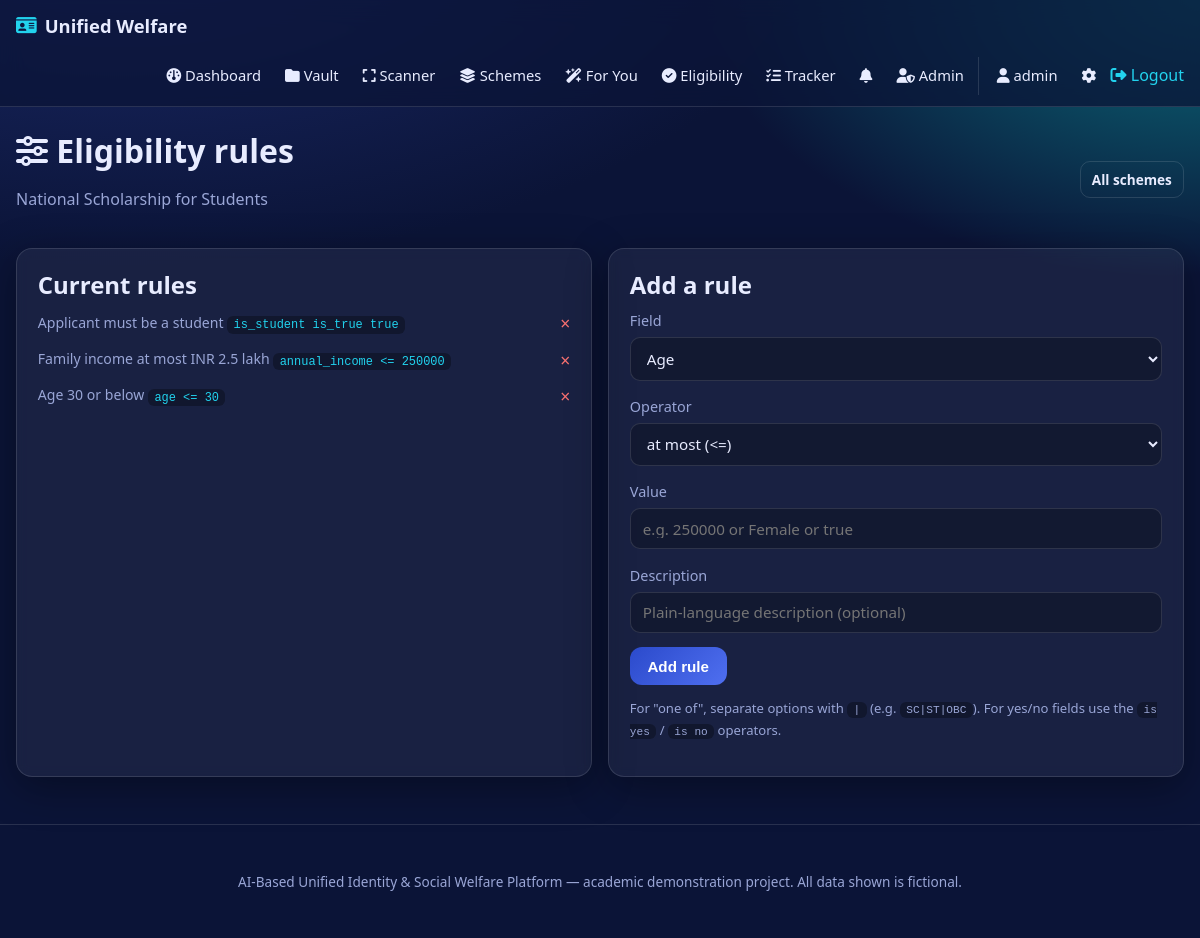
Screenshot of /admin/schemes/1/rules (signed in) with the database file from the repository.
### models.py (models this page shows, shortened)
class User(UserMixin, db.Model):
    __tablename__ = "users"
    id = db.Column(db.Integer, primary_key=True)
    username = db.Column(db.String(80), unique=True, nullable=False, index=True)
    email = db.Column(db.String(120), unique=True, nullable=False, index=True)
    password_hash = db.Column(db.String(255), nullable=False)
    role = db.Column(db.String(20), nullable=False, default="user")  # user | admin
    account_active = db.Column(db.Boolean, nullable=False, default=True)
    full_name = db.Column(db.String(120))
    age = db.Column(db.Integer)
    gender = db.Column(db.String(20))
    annual_income = db.Column(db.Integer)          # in INR
    social_category = db.Column(db.String(20))     # General / OBC / SC / ST / EWS
    occupation = db.Column(db.String(80))
    state = db.Column(db.String(80))
    is_student = db.Column(db.Boolean, default=False)
    is_farmer = db.Column(db.Boolean, default=False)
    is_differently_abled = db.Column(db.Boolean, default=False)
    created_at = db.Column(db.DateTime, default=_now)
    updated_at = db.Column(db.DateTime, default=_now, onupdate=_now)
    documents = db.relationship("Document", backref="owner", lazy=True,
                                cascade="all, delete-orphan")
    recommendations = db.relationship("Recommendation", backref="user", lazy=True,
                                      cascade="all, delete-orphan")
    eligibility_checks = db.relationship("EligibilityCheck", backref="user", lazy=True,
                                         cascade="all, delete-orphan")
    applications = db.relationship("Application", backref="user", lazy=True,
                                   cascade="all, delete-orphan")
    notifications = db.relationship("Notification", backref="user", lazy=True,
                                    cascade="all, delete-orphan")
    @property
    def is_admin(self):
        return self.role == "admin"
    @property
    def is_active(self):
        return bool(self.account_active)

class Scheme(db.Model):
    __tablename__ = "schemes"
    id = db.Column(db.Integer, primary_key=True)
    scheme_name = db.Column(db.String(150), nullable=False)
    category = db.Column(db.String(60), nullable=False, index=True)
    description = db.Column(db.Text, nullable=False)
    benefits = db.Column(db.Text)
    official_url = db.Column(db.String(255))
    required_documents = db.Column(db.Text)   # comma-separated list
    is_active = db.Column(db.Boolean, default=True)
    created_at = db.Column(db.DateTime, default=_now)
    updated_at = db.Column(db.DateTime, default=_now, onupdate=_now)
    rules = db.relationship("EligibilityRule", backref="scheme", lazy=True,
                            cascade="all, delete-orphan")

class EligibilityRule(db.Model):
    __tablename__ = "eligibility_rules"
    id = db.Column(db.Integer, primary_key=True)
    scheme_id = db.Column(db.Integer, db.ForeignKey("schemes.id"),
                          nullable=False, index=True)
    field = db.Column(db.String(60), nullable=False)      # e.g. age, annual_income
    operator = db.Column(db.String(20), nullable=False)   # <=, >=, ==, in, is_true
    value = db.Column(db.String(120), nullable=False)     # compared value(s)
    description = db.Column(db.String(200))               # human-readable rule

### routes/admin.py (the view, shortened to what this page needs)
@admin_bp.route("/schemes/<int:scheme_id>/rules", methods=["GET", "POST"])
def scheme_rules(scheme_id):
    scheme = Scheme.query.get_or_404(scheme_id)
    form = RuleForm()
    return render_template("admin/scheme_rules.html", scheme=scheme, form=form)

### forms.py
class RuleForm(FlaskForm):
    field = SelectField("Field", choices=[
        ("age", "Age"),
        ("annual_income", "Annual income"),
        ("gender", "Gender"),
        ("social_category", "Social category"),
        ("occupation", "Occupation"),
        ("state", "State"),
        ("is_student", "Is student"),
        ("is_farmer", "Is farmer"),
        ("is_differently_abled", "Is differently abled"),
    ], validators=[DataRequired()])
    operator = SelectField("Operator", choices=[
        ("<=", "at most (<=)"),
        (">=", "at least (>=)"),
        ("<", "below (<)"),
        (">", "above (>)"),
        ("==", "equals (==)"),
        ("!=", "not equal (!=)"),
        ("in", "one of (a|b|c)"),
        ("is_true", "is yes"),
        ("is_false", "is no"),
    ], validators=[DataRequired()])
    value = StringField("Value", validators=[DataRequired(), Length(max=120)])
    description = StringField("Description", validators=[Optional(), Length(max=200)])
    submit = SubmitField("Add rule")

### routes/admin.py (called while the page is built)
@admin_bp.before_request
@login_required
def _guard():
    if not current_user.is_admin:
        abort(403)

### templates/admin/scheme_rules.html (shortened to what this page needs)
{% extends "base.html" %}
{% from "_macros.html" import field %}
{% block content %}
<div class="page-head row-between">
  <div><h1><i class="fa-solid fa-sliders"></i> Eligibility rules</h1>
    <p class="muted">{{ scheme.scheme_name }}</p></div>
  <a class="btn btn-ghost btn-small" href="{{ url_for('admin.schemes') }}">All schemes</a>
</div>
<div class="grid grid-2">
  <div class="card">
    <h2>Current rules</h2>
    {% if scheme.rules %}
      <ul class="rules">
        {% for r in scheme.rules %}
          <li class="row-between">
            <span>{{ r.description or (r.field ~ ' ' ~ r.operator ~ ' ' ~ r.value) }}
              <code>{{ r.field }} {{ r.operator }} {{ r.value }}</code></span>
            <form method="post" class="inline"
                  action="{{ url_for('admin.rule_delete', rule_id=r.id) }}">
              <button class="link-btn danger">&times;</button>
            </form>
          </li>
        {% endfor %}
      </ul>
    {% else %}
      <p class="muted">No rules yet — this scheme will match most applicants.</p>
    {% endif %}
  </div>
  <div class="card">
    <h2>Add a rule</h2>
    <form method="post" novalidate>
      {{ field(form.field) }}
      {{ field(form.operator) }}
      {{ field(form.value, "e.g. 250000 or Female or true") }}
      {{ field(form.description, "Plain-language description (optional)") }}
      {{ form.submit(class="btn") }}
    </form>
    <p class="hint">For "one of", separate options with <code>|</code>
       (e.g. <code>SC|ST|OBC</code>). For yes/no fields use the
       <code>is yes</code> / <code>is no</code> operators.</p>
  </div>
</div>
{% endblock %}

### templates/base.html (shortened to what this page needs)
<!doctype html>
<html lang="en">
<head>
  <link rel="stylesheet"
        href="https://cdnjs.cloudflare.com/ajax/libs/font-awesome/6.5.1/css/all.min.css">
  <link rel="stylesheet" href="{{ url_for('static', filename='css/style.css') }}">
</head>
<body>
<nav class="navbar">
  <div class="nav-inner">
    <a class="brand" href="{{ url_for('main.index') }}">
      <i class="fa-solid fa-id-card"></i> <span>Unified Welfare</span>
    </a>
    <div class="nav-links">
      {% if current_user.is_authenticated %}
        <a href="{{ url_for('main.dashboard') }}"><i class="fa-solid fa-gauge"></i> Dashboard</a>
        <a href="{{ url_for('documents.list_documents') }}"><i class="fa-solid fa-folder"></i> Vault</a>
        <a href="{{ url_for('scanner.list_scanner') }}"><i class="fa-solid fa-expand"></i> Scanner</a>
        <a href="{{ url_for('schemes.explore') }}"><i class="fa-solid fa-layer-group"></i> Schemes</a>
        <a href="{{ url_for('recommendations.index') }}"><i class="fa-solid fa-wand-magic-sparkles"></i> For You</a>
        <a href="{{ url_for('eligibility.check') }}"><i class="fa-solid fa-circle-check"></i> Eligibility</a>
        <a href="{{ url_for('applications.list_applications') }}"><i class="fa-solid fa-list-check"></i> Tracker</a>
        <a href="{{ url_for('main.notifications') }}" class="bell">
          <i class="fa-solid fa-bell"></i>
        </a>
        {% if current_user.is_admin %}
          <a href="{{ url_for('admin.dashboard') }}"><i class="fa-solid fa-user-shield"></i> Admin</a>
        {% endif %}
        <div class="nav-user">
          <a href="{{ url_for('auth.profile') }}"><i class="fa-solid fa-user"></i> {{ current_user.username }}</a>
          <a href="{{ url_for('main.settings') }}" title="Settings"><i class="fa-solid fa-gear"></i></a>
          <form method="post" action="{{ url_for('auth.logout') }}" class="inline">
            <button type="submit" class="link-btn"><i class="fa-solid fa-right-from-bracket"></i> Logout</button>
          </form>
        </div>
      {% else %}
        <a href="{{ url_for('schemes.explore') }}">Schemes</a>
        <a href="{{ url_for('auth.login') }}">Log in</a>
        <a href="{{ url_for('auth.register') }}" class="btn btn-small">Sign up</a>
      {% endif %}
    </div>
  </div>
</nav>
<main id="main" class="container">
  {% block content %}{% endblock %}
</main>
<footer class="footer">
  <p>AI-Based Unified Identity &amp; Social Welfare Platform &mdash;
     academic demonstration project. All data shown is fictional.</p>
</footer>
</body>
</html>

### static/css/style.css (style rules this page uses)
:root { --navy: #0b1437; --navy-2: #14205a; --royal: #2b4acb; --royal-light: #4f6ff0; --cyan: #22d3ee; --cyan-deep: #0891b2; --ink: #0f172a; --text: #e8ecff; --muted: #9aa6d6; --card: rgba(255, 255, 255, 0.06); --card-border: rgba(255, 255, 255, 0.12); --ok: #34d399; --warn: #fbbf24; --danger: #f87171; --radius: 16px; --shadow: 0 10px 40px rgba(0, 0, 0, 0.35); }
* { box-sizing: border-box; }
html { scroll-behavior: smooth; }
body { margin: 0; font-family: "Segoe UI", system-ui, -apple-system, Roboto, Arial, sans-serif; color: var(--text); background: radial-gradient(1200px 600px at 10% -10%, #1b2a6b 0%, transparent 60%), radial-gradient(900px 500px at 100% 0%, #0b6b7a 0%, transparent 55%), var(--navy); min-height: 100vh; line-height: 1.6; }
a { color: var(--cyan); text-decoration: none; }
h1, h2, h3 { line-height: 1.25; margin: 0 0 .6rem; }
code { background: rgba(0,0,0,.3); padding: .1rem .4rem; border-radius: 6px; font-size: .85em; }
.navbar { position: sticky; top: 0; z-index: 100; background: rgba(11, 20, 55, 0.75); backdrop-filter: blur(12px); border-bottom: 1px solid var(--card-border); }
.nav-inner { max-width: 1200px; margin: 0 auto; padding: .7rem 1rem; display: flex; align-items: center; gap: 1rem; flex-wrap: wrap; }
.brand { font-weight: 700; font-size: 1.15rem; color: var(--text); display: flex; align-items: center; gap: .5rem; }
.brand i { color: var(--cyan); }
.nav-links { display: flex; align-items: center; gap: .3rem; margin-left: auto; flex-wrap: wrap; }
.nav-links a { color: var(--text); padding: .45rem .6rem; border-radius: 10px; font-size: .92rem; }
.nav-user { display: flex; align-items: center; gap: .3rem; padding-left: .5rem; border-left: 1px solid var(--card-border); }
.bell { position: relative; }
.container { max-width: 1200px; margin: 0 auto; padding: 1.5rem 1rem 3rem; }
.page-head { margin-bottom: 1.2rem; }
.row-between { display: flex; align-items: center; justify-content: space-between; gap: 1rem; flex-wrap: wrap; }
.grid { display: grid; gap: 1rem; }
.grid-2 { grid-template-columns: repeat(2, 1fr); }
.card { background: var(--card); border: 1px solid var(--card-border); border-radius: var(--radius); padding: 1.3rem; box-shadow: var(--shadow); backdrop-filter: blur(6px); }
.btn { display: inline-flex; align-items: center; gap: .45rem; cursor: pointer; background: linear-gradient(135deg, var(--royal), var(--royal-light)); color: #fff; border: none; padding: .65rem 1.1rem; border-radius: 12px; font-size: .95rem; font-weight: 600; transition: transform .08s, box-shadow .2s; }
.btn-small { padding: .4rem .7rem; font-size: .85rem; border-radius: 10px; }
.btn-ghost { background: transparent; border: 1px solid var(--card-border); color: var(--text); }
.link-btn { background: none; border: none; color: var(--cyan); cursor: pointer; font: inherit; padding: 0; }
.link-btn.danger { color: var(--danger); font-size: 1.1rem; }
.inline { display: inline; }
.form-group label { display: block; margin-bottom: .3rem; font-size: .9rem; color: var(--muted); }
.input, input[type=text], input[type=email], input[type=password], input[type=number], input[type=date], select, textarea { width: 100%; padding: .6rem .75rem; border-radius: 10px; border: 1px solid var(--card-border); background: rgba(0,0,0,.25); color: var(--text); font-size: .95rem; font-family: inherit; }
.hint { color: var(--muted); font-size: .82rem; }
.muted { color: var(--muted); }
.danger { color: var(--danger); }
.rec-list, .plain-list, .notif-list, .checklist, .rules, .reasons { list-style: none; padding: 0; margin: 0; display: grid; gap: .5rem; }
.rules li { font-size: .88rem; color: var(--muted); }
.rules code { color: var(--cyan); }
.footer { text-align: center; padding: 2rem 1rem; color: var(--muted); font-size: .85rem; border-top: 1px solid var(--card-border); }

### rows the page displays
User: username "admin"
Scheme: scheme_name "National Scholarship for Students"
EligibilityRule: description "Applicant must be a student", field "is_student", operator "is_true", value "true"
EligibilityRule: description "Family income at most INR 2.5 lakh", field "annual_income", operator "<=", value "250000"
EligibilityRule: description "Age 30 or below", field "age", operator "<=", value "30"

### other values shown
{{ f.label }} "Field Operator Value Description"
